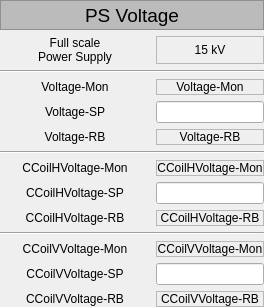
       <widget class="QWidget" name="widget_4" native="true">
        <layout class="QGridLayout" name="gridLayout_2">
         <property name="leftMargin">
          <number>0</number>
         </property>
         <property name="topMargin">
          <number>0</number>
         </property>
         <property name="rightMargin">
          <number>0</number>
         </property>
         <property name="bottomMargin">
          <number>0</number>
         </property>
         <item row="7" column="1">
          <widget class="PyDMLabel" name="PyDMLabel_55">
           <property name="sizePolicy">
            <sizepolicy hsizetype="Expanding" vsizetype="Expanding">
             <horstretch>0</horstretch>
             <verstretch>0</verstretch>
            </sizepolicy>
           </property>
           <property name="toolTip">
            <string/>
           </property>
           <property name="frameShape">
            <enum>QFrame::StyledPanel</enum>
           </property>
           <property name="text">
            <string>CCoilHVoltage-Mon</string>
           </property>
           <property name="alignment">
            <set>Qt::AlignCenter</set>
           </property>
           <property name="channel" stdset="0">
            <string>ca://SpareNLK1:CCoilHVoltage-Mon</string>
           </property>
          </widget>
         </item>
         <item row="10" column="0" colspan="2">
          <widget class="QFrame" name="frame_2">
           <property name="frameShape">
            <enum>QFrame::HLine</enum>
           </property>
           <property name="frameShadow">
            <enum>QFrame::Sunken</enum>
           </property>
          </widget>
         </item>
         <item row="7" column="0">
          <widget class="QLabel" name="label_39">
           <property name="sizePolicy">
            <sizepolicy hsizetype="MinimumExpanding" vsizetype="Expanding">
             <horstretch>0</horstretch>
             <verstretch>0</verstretch>
            </sizepolicy>
           </property>
           <property name="minimumSize">
            <size>
             <width>150</width>
             <height>0</height>
            </size>
           </property>
           <property name="text">
            <string>CCoilHVoltage-Mon</string>
           </property>
           <property name="alignment">
            <set>Qt::AlignCenter</set>
           </property>
          </widget>
         </item>
         <item row="11" column="0">
          <widget class="QLabel" name="label_40">
           <property name="sizePolicy">
            <sizepolicy hsizetype="MinimumExpanding" vsizetype="Expanding">
             <horstretch>0</horstretch>
             <verstretch>0</verstretch>
            </sizepolicy>
           </property>
           <property name="minimumSize">
            <size>
             <width>150</width>
             <height>0</height>
            </size>
           </property>
           <property name="text">
            <string>CCoilVVoltage-Mon</string>
           </property>
           <property name="alignment">
            <set>Qt::AlignCenter</set>
           </property>
          </widget>
         </item>
         <item row="4" column="1">
          <widget class="PyDMLineEdit" name="PyDMLineEdit_2">
           <property name="sizePolicy">
            <sizepolicy hsizetype="Expanding" vsizetype="Expanding">
             <horstretch>0</horstretch>
             <verstretch>0</verstretch>
            </sizepolicy>
           </property>
           <property name="toolTip">
            <string/>
           </property>
           <property name="alignment">
            <set>Qt::AlignCenter</set>
           </property>
           <property name="channel" stdset="0">
            <string>ca://SpareNLK1:Voltage-SP</string>
           </property>
          </widget>
         </item>
         <item row="9" column="0">
          <widget class="QLabel" name="label_41">
           <property name="sizePolicy">
            <sizepolicy hsizetype="MinimumExpanding" vsizetype="Expanding">
             <horstretch>0</horstretch>
             <verstretch>0</verstretch>
            </sizepolicy>
           </property>
           <property name="minimumSize">
            <size>
             <width>150</width>
             <height>0</height>
            </size>
           </property>
           <property name="text">
            <string>CCoilHVoltage-RB</string>
           </property>
           <property name="alignment">
            <set>Qt::AlignCenter</set>
           </property>
          </widget>
         </item>
         <item row="9" column="1">
          <widget class="PyDMLabel" name="PyDMLabel_56">
           <property name="sizePolicy">
            <sizepolicy hsizetype="Expanding" vsizetype="Expanding">
             <horstretch>0</horstretch>
             <verstretch>0</verstretch>
            </sizepolicy>
           </property>
           <property name="toolTip">
            <string/>
           </property>
           <property name="frameShape">
            <enum>QFrame::StyledPanel</enum>
           </property>
           <property name="text">
            <string>CCoilHVoltage-RB</string>
           </property>
           <property name="alignment">
            <set>Qt::AlignCenter</set>
           </property>
           <property name="channel" stdset="0">
            <string>ca://SpareNLK1:CCoilHVoltage-RB</string>
           </property>
          </widget>
         </item>
         <item row="5" column="0">
          <widget class="QLabel" name="label_30">
           <property name="sizePolicy">
            <sizepolicy hsizetype="MinimumExpanding" vsizetype="Expanding">
             <horstretch>0</horstretch>
             <verstretch>0</verstretch>
            </sizepolicy>
           </property>
           <property name="minimumSize">
            <size>
             <width>150</width>
             <height>0</height>
            </size>
           </property>
           <property name="text">
            <string>Voltage-RB</string>
           </property>
           <property name="alignment">
            <set>Qt::AlignCenter</set>
           </property>
          </widget>
         </item>
         <item row="8" column="1">
          <widget class="PyDMLineEdit" name="PyDMLineEdit_5">
           <property name="sizePolicy">
            <sizepolicy hsizetype="Expanding" vsizetype="Expanding">
             <horstretch>0</horstretch>
             <verstretch>0</verstretch>
            </sizepolicy>
           </property>
           <property name="toolTip">
            <string/>
           </property>
           <property name="alignment">
            <set>Qt::AlignCenter</set>
           </property>
           <property name="channel" stdset="0">
            <string>ca://SpareNLK1:CCoilHVoltage-SP</string>
           </property>
          </widget>
         </item>
         <item row="6" column="0" colspan="2">
          <widget class="QFrame" name="frame">
           <property name="frameShape">
            <enum>QFrame::HLine</enum>
           </property>
           <property name="frameShadow">
            <enum>QFrame::Sunken</enum>
           </property>
          </widget>
         </item>
         <item row="3" column="1">
          <widget class="PyDMLabel" name="PyDMLabel_8">
           <property name="sizePolicy">
            <sizepolicy hsizetype="Expanding" vsizetype="Expanding">
             <horstretch>0</horstretch>
             <verstretch>0</verstretch>
            </sizepolicy>
           </property>
           <property name="toolTip">
            <string/>
           </property>
           <property name="frameShape">
            <enum>QFrame::StyledPanel</enum>
           </property>
           <property name="text">
            <string>Voltage-Mon</string>
           </property>
           <property name="alignment">
            <set>Qt::AlignCenter</set>
           </property>
           <property name="channel" stdset="0">
            <string>ca://SpareNLK1:Voltage-Mon</string>
           </property>
          </widget>
         </item>
         <item row="2" column="0" colspan="2">
          <widget class="QFrame" name="frame_3">
           <property name="frameShape">
            <enum>QFrame::HLine</enum>
           </property>
           <property name="frameShadow">
            <enum>QFrame::Sunken</enum>
           </property>
          </widget>
         </item>
         <item row="3" column="0">
          <widget class="QLabel" name="label_28">
           <property name="sizePolicy">
            <sizepolicy hsizetype="MinimumExpanding" vsizetype="Expanding">
             <horstretch>0</horstretch>
             <verstretch>0</verstretch>
            </sizepolicy>
           </property>
           <property name="minimumSize">
            <size>
             <width>150</width>
             <height>0</height>
            </size>
           </property>
           <property name="text">
            <string>Voltage-Mon</string>
           </property>
           <property name="alignment">
            <set>Qt::AlignCenter</set>
           </property>
          </widget>
         </item>
         <item row="12" column="1">
          <widget class="PyDMLineEdit" name="PyDMLineEdit_6">
           <property name="sizePolicy">
            <sizepolicy hsizetype="Expanding" vsizetype="Expanding">
             <horstretch>0</horstretch>
             <verstretch>0</verstretch>
            </sizepolicy>
           </property>
           <property name="toolTip">
            <string/>
           </property>
           <property name="alignment">
            <set>Qt::AlignCenter</set>
           </property>
           <property name="channel" stdset="0">
            <string>ca://SpareNLK1:CCoilVVoltage-SP</string>
           </property>
          </widget>
         </item>
         <item row="4" column="0">
          <widget class="QLabel" name="label_27">
           <property name="sizePolicy">
            <sizepolicy hsizetype="MinimumExpanding" vsizetype="Expanding">
             <horstretch>0</horstretch>
             <verstretch>0</verstretch>
            </sizepolicy>
           </property>
           <property name="minimumSize">
            <size>
             <width>150</width>
             <height>0</height>
            </size>
           </property>
           <property name="text">
            <string>Voltage-SP</string>
           </property>
           <property name="alignment">
            <set>Qt::AlignCenter</set>
           </property>
          </widget>
         </item>
         <item row="1" column="1">
          <widget class="QLabel" name="label_6">
           <property name="sizePolicy">
            <sizepolicy hsizetype="Expanding" vsizetype="Expanding">
             <horstretch>0</horstretch>
             <verstretch>0</verstretch>
            </sizepolicy>
           </property>
           <property name="frameShape">
            <enum>QFrame::StyledPanel</enum>
           </property>
           <property name="text">
            <string>15 kV</string>
           </property>
           <property name="alignment">
            <set>Qt::AlignCenter</set>
           </property>
          </widget>
         </item>
         <item row="13" column="1">
          <widget class="PyDMLabel" name="PyDMLabel_57">
           <property name="sizePolicy">
            <sizepolicy hsizetype="Expanding" vsizetype="Expanding">
             <horstretch>0</horstretch>
             <verstretch>0</verstretch>
            </sizepolicy>
           </property>
           <property name="toolTip">
            <string/>
           </property>
           <property name="frameShape">
            <enum>QFrame::StyledPanel</enum>
           </property>
           <property name="text">
            <string>CCoilVVoltage-RB</string>
           </property>
           <property name="alignment">
            <set>Qt::AlignCenter</set>
           </property>
           <property name="channel" stdset="0">
            <string>ca://SpareNLK1:CCoilVVoltage-RB</string>
           </property>
          </widget>
         </item>
         <item row="1" column="0">
          <widget class="QLabel" name="label_29">
           <property name="sizePolicy">
            <sizepolicy hsizetype="MinimumExpanding" vsizetype="Expanding">
             <horstretch>0</horstretch>
             <verstretch>0</verstretch>
            </sizepolicy>
           </property>
           <property name="minimumSize">
            <size>
             <width>150</width>
             <height>0</height>
            </size>
           </property>
           <property name="acceptDrops">
            <bool>false</bool>
           </property>
           <property name="layoutDirection">
            <enum>Qt::LeftToRight</enum>
           </property>
           <property name="text">
            <string>Full scale
Power Supply</string>
           </property>
           <property name="scaledContents">
            <bool>false</bool>
           </property>
           <property name="alignment">
            <set>Qt::AlignCenter</set>
           </property>
           <property name="wordWrap">
            <bool>true</bool>
           </property>
          </widget>
         </item>
         <item row="11" column="1">
          <widget class="PyDMLabel" name="PyDMLabel_58">
           <property name="sizePolicy">
            <sizepolicy hsizetype="Expanding" vsizetype="Expanding">
             <horstretch>0</horstretch>
             <verstretch>0</verstretch>
            </sizepolicy>
           </property>
           <property name="toolTip">
            <string/>
           </property>
           <property name="frameShape">
            <enum>QFrame::StyledPanel</enum>
           </property>
           <property name="text">
            <string>CCoilVVoltage-Mon</string>
           </property>
           <property name="alignment">
            <set>Qt::AlignCenter</set>
           </property>
           <property name="channel" stdset="0">
            <string>ca://SpareNLK1:CCoilVVoltage-Mon</string>
           </property>
          </widget>
         </item>
         <item row="8" column="0">
          <widget class="QLabel" name="label_42">
           <property name="sizePolicy">
            <sizepolicy hsizetype="MinimumExpanding" vsizetype="Expanding">
             <horstretch>0</horstretch>
             <verstretch>0</verstretch>
            </sizepolicy>
           </property>
           <property name="minimumSize">
            <size>
             <width>150</width>
             <height>0</height>
            </size>
           </property>
           <property name="text">
            <string>CCoilHVoltage-SP</string>
           </property>
           <property name="alignment">
            <set>Qt::AlignCenter</set>
           </property>
          </widget>
         </item>
         <item row="5" column="1">
          <widget class="PyDMLabel" name="PyDMLabel_7">
           <property name="sizePolicy">
            <sizepolicy hsizetype="Expanding" vsizetype="Expanding">
             <horstretch>0</horstretch>
             <verstretch>0</verstretch>
            </sizepolicy>
           </property>
           <property name="toolTip">
            <string/>
           </property>
           <property name="frameShape">
            <enum>QFrame::StyledPanel</enum>
           </property>
           <property name="text">
            <string>Voltage-RB</string>
           </property>
           <property name="alignment">
            <set>Qt::AlignCenter</set>
           </property>
           <property name="channel" stdset="0">
            <string>ca://SpareNLK1:Voltage-RB</string>
           </property>
          </widget>
         </item>
         <item row="12" column="0">
          <widget class="QLabel" name="label_43">
           <property name="sizePolicy">
            <sizepolicy hsizetype="MinimumExpanding" vsizetype="Expanding">
             <horstretch>0</horstretch>
             <verstretch>0</verstretch>
            </sizepolicy>
           </property>
           <property name="minimumSize">
            <size>
             <width>150</width>
             <height>0</height>
            </size>
           </property>
           <property name="text">
            <string>CCoilVVoltage-SP</string>
           </property>
           <property name="alignment">
            <set>Qt::AlignCenter</set>
           </property>
          </widget>
         </item>
         <item row="13" column="0">
          <widget class="QLabel" name="label_44">
           <property name="sizePolicy">
            <sizepolicy hsizetype="MinimumExpanding" vsizetype="Expanding">
             <horstretch>0</horstretch>
             <verstretch>0</verstretch>
            </sizepolicy>
           </property>
           <property name="minimumSize">
            <size>
             <width>150</width>
             <height>0</height>
            </size>
           </property>
           <property name="text">
            <string>CCoilVVoltage-RB</string>
           </property>
           <property name="alignment">
            <set>Qt::AlignCenter</set>
           </property>
          </widget>
         </item>
         <item row="0" column="0" colspan="2">
          <widget class="QLabel" name="label_333">
           <property name="sizePolicy">
            <sizepolicy hsizetype="MinimumExpanding" vsizetype="Expanding">
             <horstretch>0</horstretch>
             <verstretch>0</verstretch>
            </sizepolicy>
           </property>
           <property name="minimumSize">
            <size>
             <width>0</width>
             <height>30</height>
            </size>
           </property>
           <property name="maximumSize">
            <size>
             <width>16777215</width>
             <height>30</height>
            </size>
           </property>
           <property name="palette">
            <palette>
             <active>
              <colorrole role="WindowText">
               <brush brushstyle="SolidPattern">
                <color alpha="255">
                 <red>0</red>
                 <green>0</green>
                 <blue>0</blue>
                </color>
               </brush>
              </colorrole>
              <colorrole role="Button">
               <brush brushstyle="SolidPattern">
                <color alpha="255">
                 <red>187</red>
                 <green>187</green>
                 <blue>187</blue>
                </color>
               </brush>
              </colorrole>
              <colorrole role="Light">
               <brush brushstyle="SolidPattern">
                <color alpha="255">
                 <red>255</red>
                 <green>255</green>
                 <blue>255</blue>
                </color>
               </brush>
              </colorrole>
              <colorrole role="Midlight">
               <brush brushstyle="SolidPattern">
                <color alpha="255">
                 <red>221</red>
                 <green>221</green>
                 <blue>221</blue>
                </color>
               </brush>
              </colorrole>
              <colorrole role="Dark">
               <brush brushstyle="SolidPattern">
                <color alpha="255">
                 <red>93</red>
                 <green>93</green>
                 <blue>93</blue>
                </color>
               </brush>
              </colorrole>
              <colorrole role="Mid">
               <brush brushstyle="SolidPattern">
                <color alpha="255">
                 <red>125</red>
                 <green>125</green>
                 <blue>125</blue>
                </color>
               </brush>
              </colorrole>
              <colorrole role="Text">
               <brush brushstyle="SolidPattern">
                <color alpha="255">
                 <red>0</red>
                 <green>0</green>
                 <blue>0</blue>
                </color>
               </brush>
              </colorrole>
              <colorrole role="BrightText">
               <brush brushstyle="SolidPattern">
                <color alpha="255">
                 <red>255</red>
                 <green>255</green>
                 <blue>255</blue>
                </color>
               </brush>
              </colorrole>
              <colorrole role="ButtonText">
               <brush brushstyle="SolidPattern">
                <color alpha="255">
                 <red>0</red>
                 <green>0</green>
                 <blue>0</blue>
                </color>
               </brush>
              </colorrole>
              <colorrole role="Base">
               <brush brushstyle="SolidPattern">
                <color alpha="255">
                 <red>255</red>
                 <green>255</green>
                 <blue>255</blue>
                </color>
               </brush>
              </colorrole>
              <colorrole role="Window">
               <brush brushstyle="SolidPattern">
                <color alpha="255">
                 <red>187</red>
                 <green>187</green>
                 <blue>187</blue>
                </color>
               </brush>
              </colorrole>
              <colorrole role="Shadow">
               <brush brushstyle="SolidPattern">
                <color alpha="255">
                 <red>0</red>
                 <green>0</green>
                 <blue>0</blue>
                </color>
               </brush>
              </colorrole>
              <colorrole role="AlternateBase">
               <brush brushstyle="SolidPattern">
                <color alpha="255">
                 <red>221</red>
                 <green>221</green>
                 <blue>221</blue>
                </color>
               </brush>
              </colorrole>
              <colorrole role="ToolTipBase">
               <brush brushstyle="SolidPattern">
                <color alpha="255">
                 <red>255</red>
                 <green>255</green>
                 <blue>220</blue>
                </color>
               </brush>
              </colorrole>
              <colorrole role="ToolTipText">
               <brush brushstyle="SolidPattern">
                <color alpha="255">
                 <red>0</red>
                 <green>0</green>
                 <blue>0</blue>
                </color>
               </brush>
              </colorrole>
              <colorrole role="PlaceholderText">
               <brush brushstyle="NoBrush">
                <color alpha="128">
                 <red>0</red>
                 <green>0</green>
                 <blue>0</blue>
                </color>
               </brush>
              </colorrole>
             </active>
             <inactive>
              <colorrole role="WindowText">
               <brush brushstyle="SolidPattern">
                <color alpha="255">
                 <red>0</red>
                 <green>0</green>
                 <blue>0</blue>
                </color>
               </brush>
              </colorrole>
              <colorrole role="Button">
               <brush brushstyle="SolidPattern">
                <color alpha="255">
                 <red>187</red>
                 <green>187</green>
                 <blue>187</blue>
                </color>
               </brush>
              </colorrole>
              <colorrole role="Light">
               <brush brushstyle="SolidPattern">
                <color alpha="255">
                 <red>255</red>
                 <green>255</green>
                 <blue>255</blue>
                </color>
               </brush>
              </colorrole>
              <colorrole role="Midlight">
               <brush brushstyle="SolidPattern">
                <color alpha="255">
                 <red>221</red>
                 <green>221</green>
                 <blue>221</blue>
                </color>
               </brush>
              </colorrole>
              <colorrole role="Dark">
               <brush brushstyle="SolidPattern">
                <color alpha="255">
                 <red>93</red>
                 <green>93</green>
                 <blue>93</blue>
                </color>
               </brush>
              </colorrole>
              <colorrole role="Mid">
               <brush brushstyle="SolidPattern">
                <color alpha="255">
                 <red>125</red>
                 <green>125</green>
                 <blue>125</blue>
                </color>
               </brush>
              </colorrole>
              <colorrole role="Text">
               <brush brushstyle="SolidPattern">
                <color alpha="255">
                 <red>0</red>
                 <green>0</green>
                 <blue>0</blue>
                </color>
               </brush>
              </colorrole>
              <colorrole role="BrightText">
               <brush brushstyle="SolidPattern">
                <color alpha="255">
                 <red>255</red>
                 <green>255</green>
                 <blue>255</blue>
                </color>
               </brush>
              </colorrole>
              <colorrole role="ButtonText">
               <brush brushstyle="SolidPattern">
                <color alpha="255">
                 <red>0</red>
                 <green>0</green>
                 <blue>0</blue>
                </color>
               </brush>
              </colorrole>
              <colorrole role="Base">
               <brush brushstyle="SolidPattern">
                <color alpha="255">
                 <red>255</red>
                 <green>255</green>
                 <blue>255</blue>
                </color>
               </brush>
              </colorrole>
              <colorrole role="Window">
               <brush brushstyle="SolidPattern">
                <color alpha="255">
                 <red>187</red>
                 <green>187</green>
                 <blue>187</blue>
                </color>
               </brush>
              </colorrole>
              <colorrole role="Shadow">
               <brush brushstyle="SolidPattern">
                <color alpha="255">
                 <red>0</red>
                 <green>0</green>
                 <blue>0</blue>
                </color>
               </brush>
              </colorrole>
              <colorrole role="AlternateBase">
               <brush brushstyle="SolidPattern">
                <color alpha="255">
                 <red>221</red>
                 <green>221</green>
                 <blue>221</blue>
                </color>
               </brush>
              </colorrole>
              <colorrole role="ToolTipBase">
               <brush brushstyle="SolidPattern">
                <color alpha="255">
                 <red>255</red>
                 <green>255</green>
                 <blue>220</blue>
                </color>
               </brush>
              </colorrole>
              <colorrole role="ToolTipText">
               <brush brushstyle="SolidPattern">
                <color alpha="255">
                 <red>0</red>
                 <green>0</green>
                 <blue>0</blue>
                </color>
               </brush>
              </colorrole>
              <colorrole role="PlaceholderText">
               <brush brushstyle="NoBrush">
                <color alpha="128">
                 <red>0</red>
                 <green>0</green>
                 <blue>0</blue>
                </color>
               </brush>
              </colorrole>
             </inactive>
             <disabled>
              <colorrole role="WindowText">
               <brush brushstyle="SolidPattern">
                <color alpha="255">
                 <red>93</red>
                 <green>93</green>
                 <blue>93</blue>
                </color>
               </brush>
              </colorrole>
              <colorrole role="Button">
               <brush brushstyle="SolidPattern">
                <color alpha="255">
                 <red>187</red>
                 <green>187</green>
                 <blue>187</blue>
                </color>
               </brush>
              </colorrole>
              <colorrole role="Light">
               <brush brushstyle="SolidPattern">
                <color alpha="255">
                 <red>255</red>
                 <green>255</green>
                 <blue>255</blue>
                </color>
               </brush>
              </colorrole>
              <colorrole role="Midlight">
               <brush brushstyle="SolidPattern">
                <color alpha="255">
                 <red>221</red>
                 <green>221</green>
                 <blue>221</blue>
                </color>
               </brush>
              </colorrole>
              <colorrole role="Dark">
               <brush brushstyle="SolidPattern">
                <color alpha="255">
                 <red>93</red>
                 <green>93</green>
                 <blue>93</blue>
                </color>
               </brush>
              </colorrole>
              <colorrole role="Mid">
               <brush brushstyle="SolidPattern">
                <color alpha="255">
                 <red>125</red>
                 <green>125</green>
                 <blue>125</blue>
                </color>
               </brush>
              </colorrole>
              <colorrole role="Text">
               <brush brushstyle="SolidPattern">
                <color alpha="255">
                 <red>93</red>
                 <green>93</green>
                 <blue>93</blue>
                </color>
               </brush>
              </colorrole>
              <colorrole role="BrightText">
               <brush brushstyle="SolidPattern">
                <color alpha="255">
                 <red>255</red>
                 <green>255</green>
                 <blue>255</blue>
                </color>
               </brush>
              </colorrole>
              <colorrole role="ButtonText">
               <brush brushstyle="SolidPattern">
                <color alpha="255">
                 <red>93</red>
                 <green>93</green>
                 <blue>93</blue>
                </color>
               </brush>
              </colorrole>
              <colorrole role="Base">
               <brush brushstyle="SolidPattern">
                <color alpha="255">
                 <red>187</red>
                 <green>187</green>
                 <blue>187</blue>
                </color>
               </brush>
              </colorrole>
              <colorrole role="Window">
               <brush brushstyle="SolidPattern">
                <color alpha="255">
                 <red>187</red>
                 <green>187</green>
                 <blue>187</blue>
                </color>
               </brush>
              </colorrole>
              <colorrole role="Shadow">
               <brush brushstyle="SolidPattern">
                <color alpha="255">
                 <red>0</red>
                 <green>0</green>
                 <blue>0</blue>
                </color>
               </brush>
              </colorrole>
              <colorrole role="AlternateBase">
               <brush brushstyle="SolidPattern">
                <color alpha="255">
                 <red>187</red>
                 <green>187</green>
                 <blue>187</blue>
                </color>
               </brush>
              </colorrole>
              <colorrole role="ToolTipBase">
               <brush brushstyle="SolidPattern">
                <color alpha="255">
                 <red>255</red>
                 <green>255</green>
                 <blue>220</blue>
                </color>
               </brush>
              </colorrole>
              <colorrole role="ToolTipText">
               <brush brushstyle="SolidPattern">
                <color alpha="255">
                 <red>0</red>
                 <green>0</green>
                 <blue>0</blue>
                </color>
               </brush>
              </colorrole>
              <colorrole role="PlaceholderText">
               <brush brushstyle="NoBrush">
                <color alpha="128">
                 <red>0</red>
                 <green>0</green>
                 <blue>0</blue>
                </color>
               </brush>
              </colorrole>
             </disabled>
            </palette>
           </property>
           <property name="font">
            <font>
             <family>Cantarell</family>
             <pointsize>14</pointsize>
            </font>
           </property>
           <property name="autoFillBackground">
            <bool>true</bool>
           </property>
           <property name="frameShape">
            <enum>QFrame::StyledPanel</enum>
           </property>
           <property name="text">
            <string>PS Voltage</string>
           </property>
           <property name="alignment">
            <set>Qt::AlignCenter</set>
           </property>
          </widget>
         </item>
        </layout>
       </widget>
